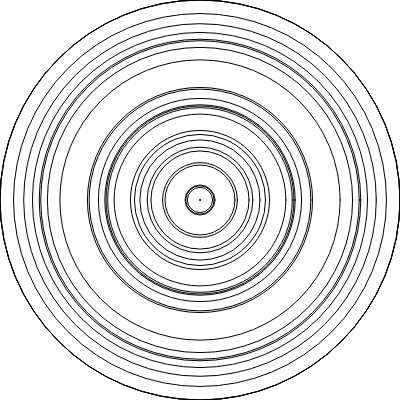
Frame 1 (no input)
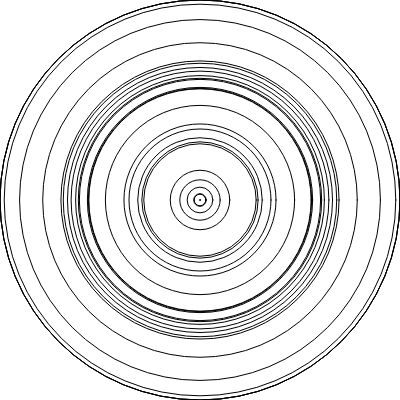
Frame 2 (the mouse pressed at the canvas centre, redrawn once)

The p5.js sketch that drew these frames (run headless with seeded random() and noise() and a simulated clock; the mouse was pressed at the canvas centre and the sketch redrawn once):

// p5.js sketch
// ── sketch.js
const sketchHeight = 400;
const sketchWidth = 400;

function setup() {
        createCanvas(sketchHeight, sketchWidth);
}


function draw() {   
  noLoop()
  background(255);
      
      noFill();
      stroke("black");
    
      let radius = 400;
      let maxCount = random(15,30);

      i=radius*random(1,10)

      circle(
        sketchHeight/2,
        sketchWidth/2,
        radius);

      circle(
          sketchHeight/2,
          sketchWidth/2,
          random(1,300));

       circle(
            sketchHeight/2,
         sketchWidth/2,
        random(1,400));

        circle(
         sketchHeight/2,
         sketchWidth/2,
         random(1,400));

         circle(
           sketchHeight/2,
           sketchWidth/2,
           random(2,400));
           circle(
            sketchHeight/2,
            sketchWidth/2,
            radius);
    
          circle(
              sketchHeight/2,
              sketchWidth/2,
              random(1,400));
    
           circle(
                sketchHeight/2,
             sketchWidth/2,
            random(1,400));
    
            circle(
             sketchHeight/2,
             sketchWidth/2,
             random(1,400));
    
             circle(
               sketchHeight/2,
               sketchWidth/2,
               random(2,400));

               circle(
                sketchHeight/2,
                sketchWidth/2,
                random());
        
              circle(
                  sketchHeight/2,
                  sketchWidth/2,
                  random(1,400));
        
               circle(
                    sketchHeight/2,
                 sketchWidth/2,
                random(1,400));
        
                circle(
                 sketchHeight/2,
                 sketchWidth/2,
                 random(1,400));
        
                 circle(
                   sketchHeight/2,
                   sketchWidth/2,
                   random(2,400));

                   circle(
                    sketchHeight/2,
                    sketchWidth/2,
                    random(1,300));
          
                 circle(
                      sketchHeight/2,
                   sketchWidth/2,
                  random(1,400));
          
                  circle(
                   sketchHeight/2,
                   sketchWidth/2,
                   random(1,400));
          
                   circle(
                     sketchHeight/2,
                     sketchWidth/2,
                     random(2,400));
                     circle(
                      sketchHeight/2,
                      sketchWidth/2,
                      radius);
              
                    circle(
                        sketchHeight/2,
                        sketchWidth/2,
                        random(1,400));
              
                     circle(
                          sketchHeight/2,
                       sketchWidth/2,
                      random(1,400));
              
                      circle(
                       sketchHeight/2,
                       sketchWidth/2,
                       random(1,400));
              
                       circle(
                         sketchHeight/2,
                         sketchWidth/2,
                         random(2,400));
          
                         circle(
                          sketchHeight/2,
                          sketchWidth/2,
                          random());
                  
                        circle(
                            sketchHeight/2,
                            sketchWidth/2,
                            random(1,400));
                  
                         circle(
                              sketchHeight/2,
                           sketchWidth/2,
                          random(1,400));
                  
                          circle(
                           sketchHeight/2,
                           sketchWidth/2,
                           random(1,400));
                  
                           circle(
                             sketchHeight/2,
                             sketchWidth/2,
                             random(2,400));
}

function mousePressed() {
  loop();
}

function mouseReleased() {
  noLoop();
}


      
      
